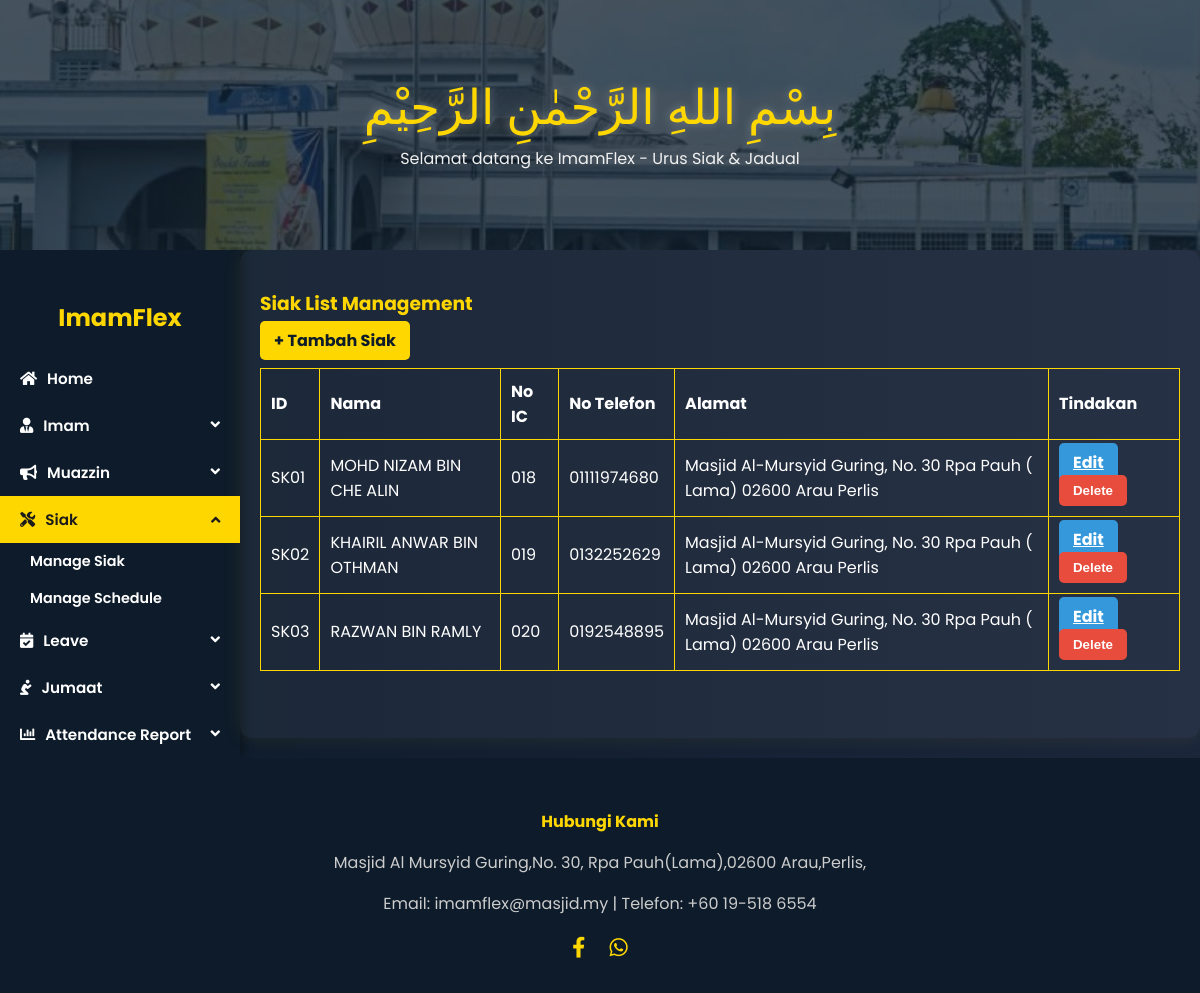
The page /siak-management/ on the database its author committed.
### ImamFlex/models.py (models this page shows, shortened)
class MosqueStaff(models.Model):
    name = models.CharField(max_length=100)
    ic_number = models.CharField(max_length=12, unique=True)
    contact_number = models.CharField(max_length=15)
    address = models.TextField(blank=True, null=True)
    availability = models.BooleanField(default=True)
    email = models.EmailField(blank=True, null=True)
    profile_picture = models.ImageField(upload_to='profile_pics/', null=True, blank=True)
    class Meta:
        abstract = True

class Siak(MosqueStaff):
    siak_id = models.CharField(max_length=10, primary_key=True)
    password = models.CharField(max_length=20)

### ImamFlex/views.py (the view)
# urls.py: path('siak-management/', views.siak_management, name='siak_management'),
def siak_management(request):
    siaks = Siak.objects.all()
    return render(request, 'admin/siakManagement.html', {'siaks': siaks})

### ImamFlex/templates/admin/siakManagement.html (shortened to what this page needs)
{% load static %}
<!DOCTYPE html>
<html lang="en">
<head>
  <link rel="stylesheet" href="https://cdnjs.cloudflare.com/ajax/libs/font-awesome/5.15.4/css/all.min.css">
  <link rel="stylesheet" href="{% static 'css/imamFlex.css' %}">
</head>
<body>
  <div class="header-img">
    <div>
      <div class="bismillah">بِسْمِ اللهِ الرَّحْمٰنِ الرَّحِيْمِ</div>
      <div class="tagline">Selamat datang ke ImamFlex - Urus Siak & Jadual</div>
    </div>
  </div>
  <div class="main-wrapper">
    <div class="sidebar">
        <h2>ImamFlex</h2>
        <a href="{% url 'adminDash' %}" class="active"><i class="fas fa-home"></i> Home</a>
        <button class="dropdown-btn"><i class="fas fa-user-tie"></i> Imam</button>
        <button class="dropdown-btn"><i class="fas fa-bullhorn"></i> Muazzin</button>
        <button class="dropdown-btn active"><i class="fas fa-tools"></i> Siak</button>
      <div class="dropdown-container" style="display: flex;" >
        <a href="{% url 'siak_management' %}" >Manage Siak</a>
        <a href="{% url 'siak_schedule' %}">Manage Schedule</a>
      </div>
       <button class="dropdown-btn"><i class="fas fa-calendar-check"></i> Leave</button>
      <button class="dropdown-btn"><i class="fas fa-pray"></i> Jumaat</button>
      <button class="dropdown-btn"><i class="fas fa-chart-bar"></i> Attendance Report</button>
    </div>
      <div class="card right-panel">
        <h3>Siak List Management</h3>
        <a href="{% url 'add_siak' %}" class="btn btn-add">+ Tambah Siak</a>
        <table>
          <thead>
            <tr>
              <th>ID</th>
              <th>Nama</th>
              <th>No IC</th>
              <th>No Telefon</th>
              <th>Alamat</th>
              <th>Tindakan</th>
            </tr>
          </thead>
          <tbody>
            {% for siak in siaks %}
              <tr>
                <td>{{ siak.siak_id }}</td>
                <td>{{ siak.name }}</td>
                <td>{{ siak.ic_number }}</td>
                <td>{{ siak.contact_number }}</td>
                <td>{{ siak.address }}</td>
                <td>
                  <a href="{% url 'edit_siak' siak.siak_id %}" class="btn btn-edit">Edit</a>
                  <button class="btn btn-delete" onclick="showDeleteModal('{{ siak.siak_id }}', '{{ siak.name }}')">Delete</button>
                </td>
              </tr>
            {% empty %}
              <tr><td colspan="6">Tiada data siak tersedia.</td></tr>
            {% endfor %}
          </tbody>
        </table>
      </div>
    </div>
  <div class="footer">
    <h4>Hubungi Kami</h4>
    <p>Masjid Al Mursyid Guring,No. 30, Rpa Pauh(Lama),02600 Arau,Perlis,</p>
    <p>Email: imamflex@masjid.my | Telefon: +60 19-518 6554</p>
    <div class="social-icons">
      <a href="https://www.facebook.com/profile.php?id=100069456158805"><i class="fab fa-facebook-f"></i></a>
      <a href="#"><i class="fab fa-whatsapp"></i></a>
    </div>
  </div>
</body>
</html>

### ImamFlex/static/css/imamFlex.css (style rules this page uses)
body { margin: 0; font-family: 'Poppins', sans-serif; background: linear-gradient(to right, #0d1b2a, #1b263b); color: white; display: flex; flex-direction: column; min-height: 100vh; }
.header-img { height: 250px; background: url('../masjid.jpeg') no-repeat center/cover; position: relative; display: flex; align-items: center; justify-content: center; }
.header-img::before { content: ""; position: absolute; inset: 0; background: rgba(13, 27, 42, 0.75); }
.bismillah { font-family: 'Scheherazade', serif; font-size: 3rem; color: gold; text-align: center; text-shadow: 0 0 10px rgba(255,255,255,0.3); }
.tagline { color: #f1f1f1; font-size: 1rem; text-align: center; margin-top: 10px; }
.bismillah, .tagline { position: relative; z-index: 2; text-align: center; }
.card { background: rgba(255, 255, 255, 0.05); padding: 20px; border-radius: 12px; box-shadow: 0 0 20px rgba(255, 215, 0, 0.08); margin-bottom: 20px; }
.card h3 { color: gold; margin-bottom: 10px; }
.left-panel, .right-panel { flex: 1; }
table { width: 100%; border-collapse: collapse; margin-top: 15px; color: white; }
table th, td { border: 1px solid gold; padding: 10px; text-align: left; }
.btn { padding: 8px 14px; border: none; border-radius: 5px; font-weight: bold; cursor: pointer; }
.btn-add { background: gold; color: #0d1b2a; text-decoration: none; }
.btn-edit { background: #3498db; color: white; }
.btn-delete { background: #e74c3c; color: white; }
.footer { background: #0d1b2a; padding: 30px 20px; text-align: center; color: #ccc; margin-top: auto; }
.footer h4 { color: gold; margin-bottom: 10px; }
.social-icons a { color: gold; margin: 0 10px; font-size: 1.3rem; }

### ImamFlex/templates/admin/siakManagement.html (style rules this page uses)
.main-wrapper { display: flex; flex: 1; }
.sidebar { width: 240px; background-color: #0d1b2a; padding-top: 30px; display: flex; flex-direction: column; box-shadow: 4px 0 10px rgba(0,0,0,0.3); }
.sidebar h2 { color: gold; text-align: center; margin-bottom: 20px; }
.sidebar a, .dropdown-btn { text-decoration: none; color: white; font-weight: 600; padding: 12px 20px; text-align: left; font-size: 0.95rem; font-family: 'Poppins', sans-serif; border: none; background: none; width: 100%; display: flex; gap: 10px; align-items: center; transition: background 0.3s; cursor: pointer; }
.active { background-color: gold; color: #1b1b1b; }
.dropdown-container { display: none; flex-direction: column; padding-left: 30px; }
.dropdown-container a { font-size: 0.9rem; padding: 8px 0; }
.dropdown-btn::after { content: '\f107'; font-family: 'Font Awesome 5 Free'; font-weight: 900; margin-left: auto; transition: transform 0.3s ease; }
.dropdown-btn.active::after { transform: rotate(180deg); }

### rows shown on the page
Siak: siak_id "SK01", name "MOHD NIZAM BIN CHE ALIN", ic_number "018", contact_number "01111974680", address "Masjid Al-Mursyid Guring, No. 30 Rpa Pauh ( Lama) 02600 Arau Perlis"
Siak: siak_id "SK02", name "KHAIRIL ANWAR BIN OTHMAN", ic_number "019", contact_number "0132252629", address "Masjid Al-Mursyid Guring, No. 30 Rpa Pauh ( Lama) 02600 Arau Perlis"
Siak: siak_id "SK03", name "RAZWAN BIN RAMLY", ic_number "020", contact_number "0192548895", address "Masjid Al-Mursyid Guring, No. 30 Rpa Pauh ( Lama) 02600 Arau Perlis"
